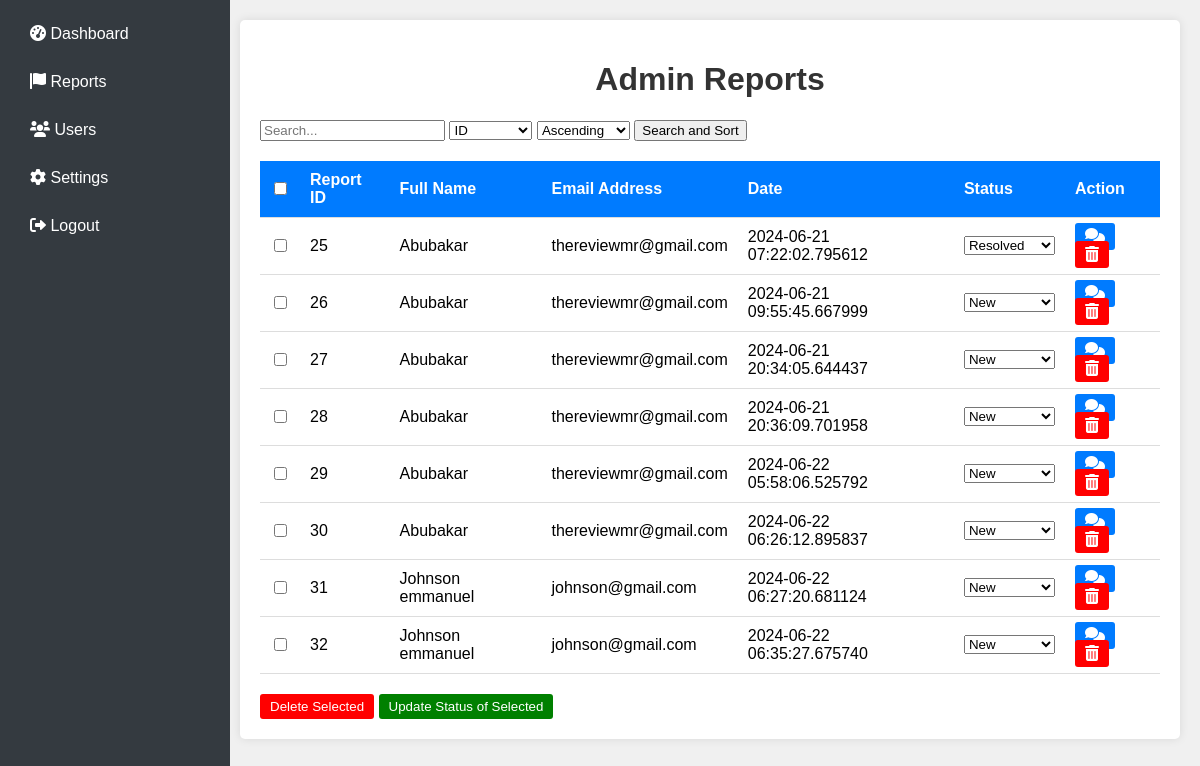
/admin/reports (signed in), run on an earlier commit of the app's database.
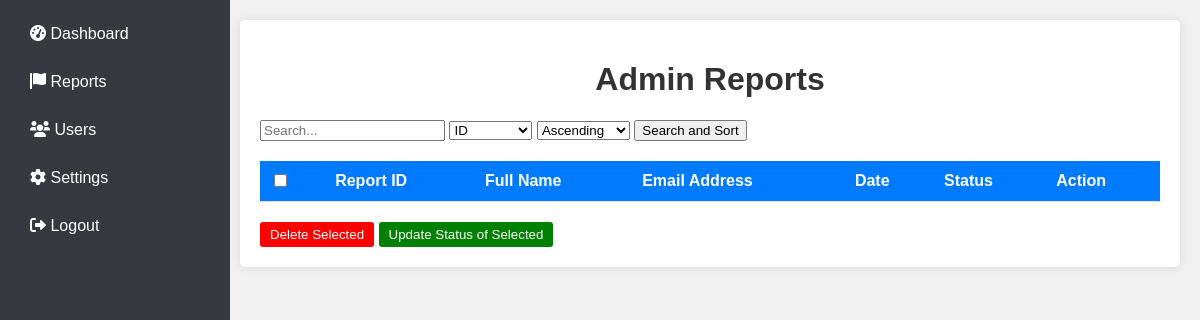
And on a later commit of the database.
### app.py (models this page shows)
class Report(db.Model):
    id = db.Column(db.Integer, primary_key=True)
    user_id = db.Column(db.Integer, db.ForeignKey('user.id'), nullable=False)
    chat_log = db.Column(db.Text, nullable=False)
    date = db.Column(db.DateTime, nullable=False, default=datetime.utcnow)
    evidence_filename = db.Column(db.String(200), nullable=True)
    status = db.Column(db.String(50), nullable=False, default='Pending')  # New status column

class User(UserMixin, db.Model):
    id = db.Column(db.Integer, primary_key=True)
    fullname = db.Column(db.String(100), nullable=False)
    email = db.Column(db.String(100), unique=True, nullable=False)
    password = db.Column(db.String(100), nullable=False)
    is_admin = db.Column(db.Boolean, default=False)
    reports = db.relationship('Report', backref='user', lazy=True)

### app.py (the view, shortened to what this page needs)
@app.route('/admin/reports', methods=['GET'])
def admin_reports():
    if 'user_id' not in session:
        return redirect(url_for('login'))
    user_id = session['user_id']
    current_user = User.query.get(user_id)
    if not current_user.is_admin:
        return redirect(url_for('login'))
    search_query = request.args.get('search', '')
    sort_by = request.args.get('sort_by', 'id')
    sort_order = request.args.get('sort_order', 'asc')
    query = Report.query.join(User)
    if sort_by == 'id':
        query = query.order_by(Report.id.desc() if sort_order == 'desc' else Report.id.asc())
    elif sort_by == 'fullname':
        query = query.order_by(User.fullname.desc() if sort_order == 'desc' else User.fullname.asc())
    elif sort_by == 'email':
        query = query.order_by(User.email.desc() if sort_order == 'desc' else User.email.asc())
    elif sort_by == 'date':
        query = query.order_by(Report.date.desc() if sort_order == 'desc' else Report.date.asc())
    reports = query.all()
    return render_template('admin_reports.html', reports=reports, search_query=search_query, sort_by=sort_by, sort_order=sort_order)

### templates/admin_reports.html (shortened to what this page needs)
<!DOCTYPE html>
<html lang="en">
<head>
    <link rel="stylesheet" href="https://cdnjs.cloudflare.com/ajax/libs/font-awesome/6.0.0-beta3/css/all.min.css">
</head>
<body>
    <div class="sidebar">
        <a href="{{ url_for('admin_dashboard') }}"><i class="fas fa-tachometer-alt"></i> Dashboard</a>
        <a href="{{ url_for('admin_reports') }}"><i class="fas fa-flag"></i> Reports</a>
        <a href="{{ url_for('admin_users') }}"><i class="fas fa-users"></i> Users</a>
        <a href="{{ url_for('admin_settings') }}"><i class="fas fa-cog"></i> Settings</a>
        <a href="{{ url_for('logout') }}"><i class="fas fa-sign-out-alt"></i> Logout</a>
    </div>
    <div class="main-content">
        <div class="container">
            <h1>Admin Reports</h1>
            <form method="get" action="{{ url_for('admin_reports') }}">
                <input type="text" name="search" placeholder="Search..." value="{{ search_query }}">
                <select name="sort_by">
                    <option value="id" {% if sort_by == 'id' %}selected{% endif %}>ID</option>
                </select>
                <select name="sort_order">
                    <option value="asc" {% if sort_order == 'asc' %}selected{% endif %}>Ascending</option>
                </select>
                <button type="submit">Search and Sort</button>
            </form>
            <form method="post" action="{{ url_for('bulk_action') }}">
                <table>
                    <thead>
                        <tr>
                            <th><input type="checkbox" id="select-all"></th>
                            <th>Report ID</th>
                            <th>Full Name</th>
                            <th>Email Address</th>
                            <th>Date</th>
                            <th>Status</th>
                            <th>Action</th>
                        </tr>
                    </thead>
                    <tbody>
                        {% for report in reports %}
                        <tr>
                            <td><input type="checkbox" name="selected_reports" value="{{ report.id }}"></td>
                            <td>{{ report.id }}</td>
                            <td>{{ report.user.fullname }}</td>
                            <td>{{ report.user.email }}</td>
                            <td>{{ report.date }}</td>
                            <td>
                                <select name="status_{{ report.id }}">
                                    <option value="New" {% if report.status == 'New' %}selected{% endif %}>New</option>
                                    <option value="Resolved" {% if report.status == 'Resolved' %}selected{% endif %}>Resolved</option>
                                </select>
                            </td>
                            <td>
                                <a href="{{ url_for('admin_view_chat_log', report_id=report.id) }}" class="icon-btn icon-btn-primary"><i class="fas fa-comments"></i></a>
                                <a href="{{ url_for('delete_report', report_id=report.id) }}" class="icon-btn icon-btn-danger"><i class="fas fa-trash-alt"></i></a>
                            </td>
                        </tr>
                        {% endfor %}
                    </tbody>
                </table>
                <div style="margin-top: 20px;">
                    <button type="submit" name="action" value="delete" class="icon-btn icon-btn-danger">Delete Selected</button>
                    <button type="submit" name="action" value="update_status" class="icon-btn icon-btn-success">Update Status of Selected</button>
                </div>
            </form>
        </div>
    </div>
</body>
</html>

### templates/admin_reports.html (style rules this page uses)
body { font-family: Arial, sans-serif; background-color: #f0f0f0; margin: 0; padding: 0; display: flex; }
.sidebar { width: 200px; background-color: #343a40; padding: 15px; height: 100vh; position: fixed; }
.sidebar a { color: white; display: block; padding: 10px 15px; text-decoration: none; margin-bottom: 10px; border-radius: 5px; }
.main-content { margin-left: 220px; padding: 20px; width: calc(100% - 220px); }
.container { background-color: #fff; padding: 20px; border-radius: 5px; box-shadow: 0 0 10px rgba(0, 0, 0, 0.1); }
h1 { text-align: center; color: #333; }
table { width: 100%; border-collapse: collapse; margin-top: 20px; }
th, td { padding: 10px; border-bottom: 1px solid #ddd; text-align: left; }
th { background-color: #007bff; color: #fff; }
.icon-btn { padding: 5px 10px; border: none; border-radius: 3px; color: white; cursor: pointer; transition: background-color 0.3s; }
.icon-btn-danger { background-color: red; }
.icon-btn-success { background-color: green; }

What changed in the data, as far as the page shows it:
removed Report: id "25", user.fullname "Abubakar", user.email "thereviewmr@gmail.com", date "2024-06-21 07:22:02.795612", status+id "Resolved"
removed Report: id "26", user.fullname "Abubakar", user.email "thereviewmr@gmail.com", date "2024-06-21 09:55:45.667999", id "New"
removed Report: id "27", user.fullname "Abubakar", user.email "thereviewmr@gmail.com", date "2024-06-21 20:34:05.644437", id "New"
removed Report: id "28", user.fullname "Abubakar", user.email "thereviewmr@gmail.com", date "2024-06-21 20:36:09.701958", id "New"
removed Report: id "29", user.fullname "Abubakar", user.email "thereviewmr@gmail.com", date "2024-06-22 05:58:06.525792", id "New"
removed Report: id "30", user.fullname "Abubakar", user.email "thereviewmr@gmail.com", date "2024-06-22 06:26:12.895837", id "New"
removed Report: id "31", user.fullname "Johnson emmanuel", user.email "johnson@gmail.com", date "2024-06-22 06:27:20.681124", id "New"
removed Report: id "32", user.fullname "Johnson emmanuel", user.email "johnson@gmail.com", date "2024-06-22 06:35:27.675740", id "New"
